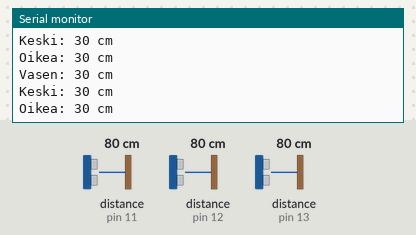
A sketch run on a simulated Arduino Uno, built with avr-gcc and run on an emulated ATmega328P. Parts: the last lines printed to the serial monitor. Wiring (inferred from the names in the program): 3 × ultrasonic range finder: trigger pin 2, echo pin 11 / trigger pin 9, echo pin 12 / trigger pin 10, echo pin 13. The test bench sets the inputs (shaded band); at power-on: distance to the obstacle (sensors on pin 11, pin 12, pin 13) 80 cm. The echo pulse lasts 58.3 µs per cm.

Above: at 1.8 s.
1.9 s: distance to the obstacle (sensor on pin 11) set to 2 cm
At 2.38 s:
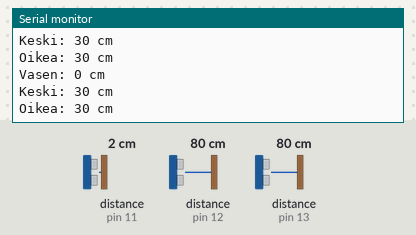
3.4 s: distance to the obstacle (sensor on pin 12) set to 2 cm
At 3.91 s:
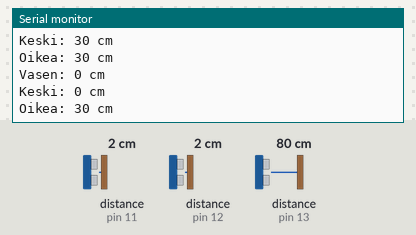
4.9 s: distance to the obstacle (sensor on pin 13) set to 2 cm
At 5.43 s:
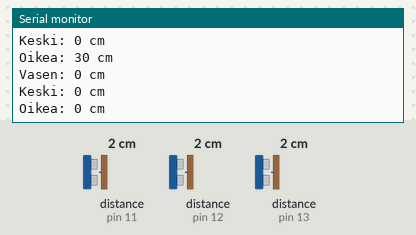
6.4 s: distance to the obstacle (sensor on pin 11) set to 18 cm
At 6.94 s:
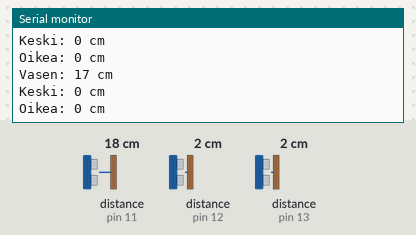
7.9 s: distance to the obstacle (sensor on pin 12) set to 18 cm
At 8.45 s:
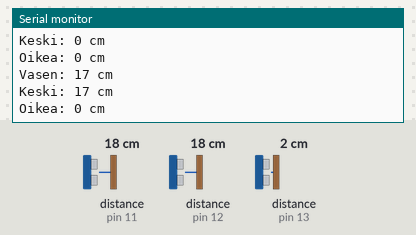
9.4 s: distance to the obstacle (sensor on pin 13) set to 18 cm
At 9.96 s:
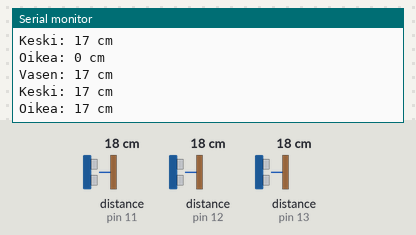
Timing chart, 0 to 11.9 s (numbered marks = the images above; inputs shaded):
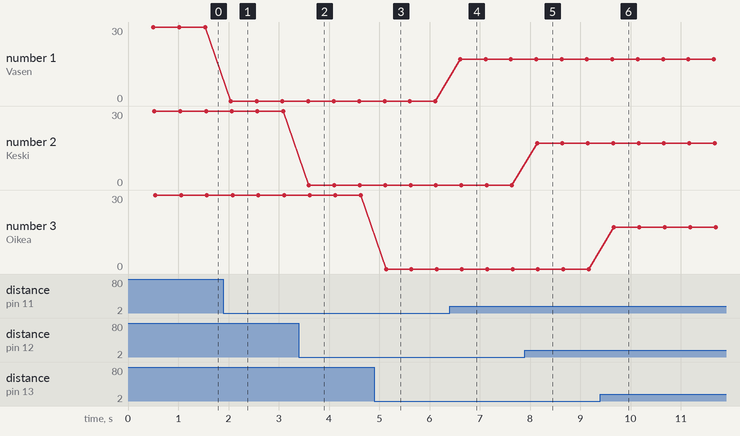

The sketch:

ultra_sensoritesti.ino
```cpp
/*
	Testaus ultraääniantureille
	Käytössä olevat pinnit:
	- Vasen anturi
		Trig 2
		Echo 11
	- Keski anturi
		Trig 9
		Echo 12
	- Oikea anturi
		Trig 10
		Echo 13
*/

#define trigV 2
#define echoV 11
#define trigK 9
#define echoK 12
#define trigO 10
#define echoO 13

long duration;
int distance, max, min;

void setup() {
	Serial.begin(9600);
	pinMode(trigV, OUTPUT);
	pinMode(echoV, INPUT);
	pinMode(trigK, OUTPUT);
	pinMode(echoK, INPUT);
	pinMode(trigO, OUTPUT);
	pinMode(echoO, INPUT);

	max = 30;
	min = 10;
}

void loop() {
	delay(500);
	measure(2, 11);
	measure(9, 12);
	measure(10, 13);
	Serial.println();
}

void measure(int trig, int echo) {
	digitalWrite(trig, LOW);
	delayMicroseconds(2);
	digitalWrite(trig, HIGH);
	delayMicroseconds(10);
	digitalWrite(trig, LOW);
	duration = pulseIn(echo, HIGH);
	distance = duration * 0.034 / 2;

	if (distance > max) {
		distance = max;
	}
	else if (distance < min) {
		distance = 0;
	}

	// Printit testaukseen
	if (trig == 2) {
		Serial.print("Vasen: ");
	}
	else if (trig == 9) {
		Serial.print("Keski: ");
	}
	else if (trig == 10) {
		Serial.print("Oikea: ");
	}
	Serial.print(distance);
	Serial.println(" cm \t");
}
```

Measured:
- after the input at 1.9 s, the serial monitor: prints a new line after 0.15 s (image 1)
- after the input at 3.4 s, the serial monitor: prints a new line after 0.20 s (image 2)
- after the input at 4.9 s, the serial monitor: prints a new line after 0.24 s (image 3)
- after the input at 6.4 s, the serial monitor: prints a new line after 0.21 s (image 4)
- after the input at 7.9 s, the serial monitor: prints a new line after 0.24 s (image 5)
- after the input at 9.4 s, the serial monitor: prints a new line after 0.27 s (image 6)
- plotted number 1: 30 → 0 after the input at 1.9 s, 0 → 17 after the input at 6.4 s
